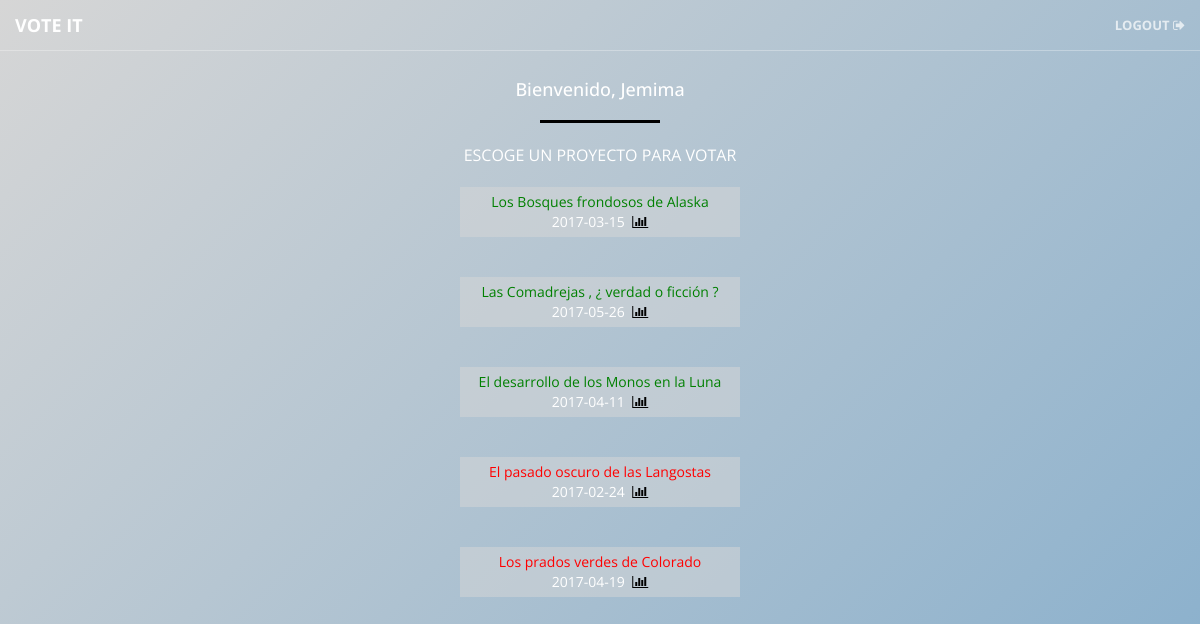
/mainprofesores.php (signed in), run on the app's committed database.
### tables this page shows
CREATE TABLE `tbl_proyecto` (
  `pro_id` int(11) NOT NULL,
  `pro_titulo` varchar(50) NOT NULL,
  `pro_fecha` date NOT NULL,
  `pro_estado` int(1) NOT NULL,
  `usp_id` int(11) NOT NULL
);

### mainprofesores.php (the view, shortened to what this page needs)
<?php
  include("conexion.proc.php");
?>
<!DOCTYPE html>
<html lang="en">
<head>
    <link href="vendor/bootstrap/css/bootstrap.css" rel="stylesheet">
    <link href="vendor/font-awesome/css/font-awesome.min.css" rel="stylesheet" type="text/css">
    <link href="css/main.css" rel="stylesheet">
    <link rel="stylesheet" href="https://cdnjs.cloudflare.com/ajax/libs/font-awesome/4.7.0/css/font-awesome.min.css">
</head>
<body id="page-top">
  <nav id="mainNav" class="navbar navbar-default navbar-fixed-top">
      <div class="container-fluid">
          <div class="navbar-header">
              <a class="navbar-brand page-scroll" href="#page-top">VOTE IT</a>
          </div>
          <div class="collapse navbar-collapse" id="bs-example-navbar-collapse-1">
              <ul class="nav navbar-nav navbar-right">
                  <li>
                      <a class="page-scroll" href="cerrarsesion.proc.php">Logout <i class="fa fa-sign-out" aria-hidden="true"></i></a>
                  </li>
              </ul>
          </div>
      </div>
  </nav>
<div class="header22">
  <br/><br/><br/>
  <h1 id="homeHeading"><?php echo "<h4>Bienvenido, ".$_SESSION['nombre']."</h4>"; ?></h1>
  <hr>
  <p>ESCOGE UN PROYECTO PARA VOTAR</p>
      <?php
          if(isset($_SESSION['nombre']) ){
      ?>
      <?php
          $sql = "SELECT * from tbl_proyecto order by pro_estado DESC;";
          $proyectos = mysqli_query($conexion, $sql);
              if(mysqli_num_rows($proyectos)>0){
                while($proyecto = mysqli_fetch_array($proyectos)){
                  if ($proyecto['pro_estado']<1){
                    $color= 'red';
                  } else {
                    $color= 'green';
                  }
                  echo "<div class='mainprofes'><a style='color: ".$color." ' href='preguntastribunal.php?pro_id=".$proyecto['pro_id']."'>".$proyecto['pro_titulo']."</a><br>".$proyecto['pro_fecha']." &nbsp;<a href='mostrarestadisticas.php?pro_id=".$proyecto['pro_id']."' ><i class='fa fa-bar-chart' aria-hidden='true'></i></a></div><br/><br/>";
                }
              } else {
                echo "No hay proyectos!";
              }
          } else {
            $_SESSION['error']="Tienes que loguearte primero!";
            echo "sesion mal";
            header("location: login.php");
          }
  ?>
</div>
</body>
</html>

### css/main.css (style rules this page uses)
html, body { height: 100%; width: 100%; }
body { font-family: 'Open Sans', 'Helvetica Neue', Arial, sans-serif; }
hr { border-color: #000; border-width: 3px; max-width: 10%; }
a { -webkit-transition: all 0.35s; -moz-transition: all 0.35s; transition: all 0.35s; color: black; }
h1, h2, h3, h4, h5, h6 { font-family: 'Open Sans', 'Helvetica Neue', Arial, sans-serif; }
p { font-size: 16px; line-height: 1.5; margin-bottom: 20px; }
.navbar-default { background-color: white; border-color: rgba(34, 34, 34, 0.05); font-family: 'Open Sans', 'Helvetica Neue', Arial, sans-serif; -webkit-transition: all 0.35s; -moz-transition: all 0.35s; transition: all 0.35s; }
.navbar-default .navbar-header .navbar-brand { color: #337ab7; font-family: 'Open Sans', 'Helvetica Neue', Arial, sans-serif; font-weight: 700; text-transform: uppercase; }
.navbar-default .nav > li > a, .navbar-default .nav > li > a:focus { text-transform: uppercase; font-weight: 700; font-size: 13px; color: #222222; }
@media (min-width: 768px) { .navbar-default { background-color: transparent; border-color: rgba(255, 255, 255, 0.3); } }
@media (min-width: 768px) { .navbar-default .navbar-header .navbar-brand { color: rgba(255, 255, 255, 0.7); } }
@media (min-width: 768px) { .navbar-default .nav > li > a, .navbar-default .nav > li > a:focus { color: rgba(255, 255, 255, 0.7); } }
div.mainprofes { background: rgba(216, 216, 216, 0.5); margin: auto; max-width: 280px; padding: 5px; }
div.header22 { position: relative; width: 100%; height: 100%; min-height: auto; -webkit-background-size: cover; -moz-background-size: cover; background-size: cover; -o-background-size: cover; background-position: center; text-align: center; color: white; background: linear-gradient(135deg, rgba(214,214,214,1) 0%, rgba(134,174,204,1) 100%); }
body { webkit-tap-highlight-color: #222222; }

### data on the page
tbl_proyecto: pro_titulo "Los Bosques frondosos de Alaska", pro_fecha "2017-03-15"
tbl_proyecto: pro_titulo "Las Comadrejas , ¿ verdad o ficción ?", pro_fecha "2017-05-26"
tbl_proyecto: pro_titulo "El desarrollo de los Monos en la Luna", pro_fecha "2017-04-11"
tbl_proyecto: pro_titulo "El pasado oscuro de las Langostas", pro_fecha "2017-02-24"
tbl_proyecto: pro_titulo "Los prados verdes de Colorado", pro_fecha "2017-04-19"

### other printed values
$_SESSION['nombre'] "Jemima"
